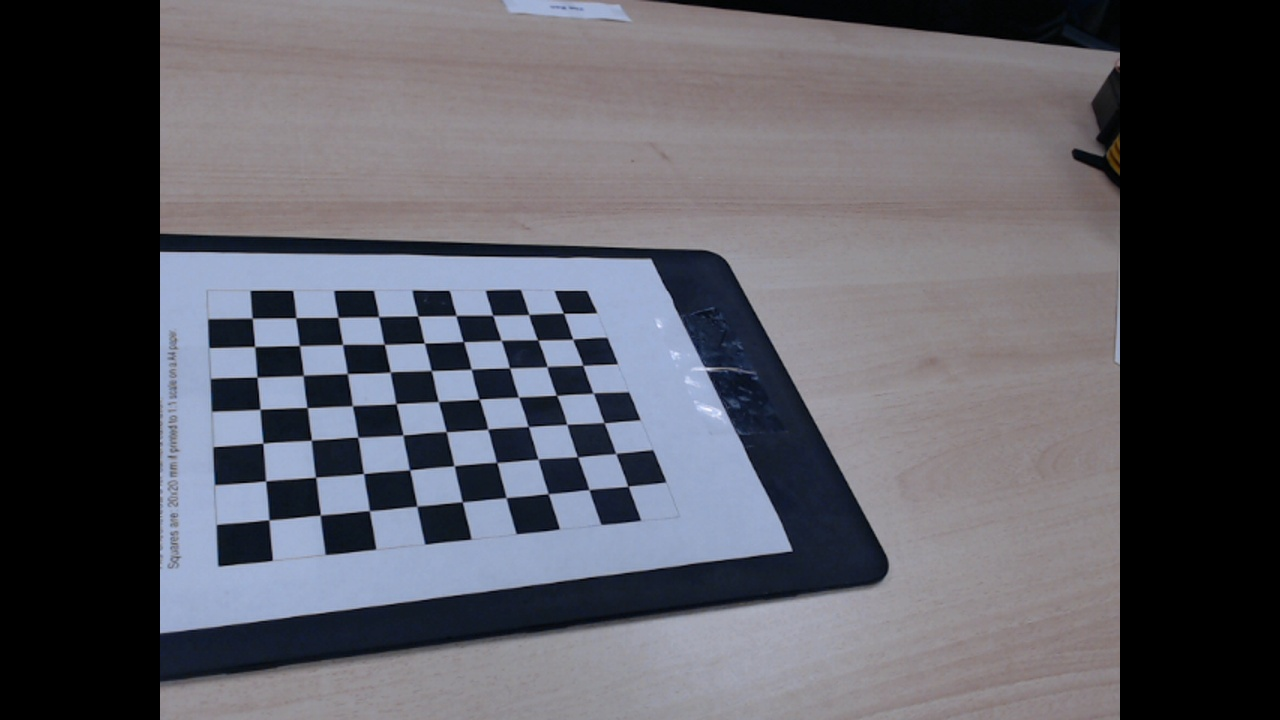
#> input picture image/group5_10_left.jpg, 1280 x 720 px; its folder holds 4 pictures in this run
$ python one_cam_calibration.py
#> lines starting #> are read from the running program, lines starting #| are printed output that depends on the picture; after the words box and inside, x2 and y2 are one past the last pixel; in counts of white or black regions, pixels touching at a corner belong together
import numpy as np
import cv2
import glob

IMAGES_PATH = 'image/*left.jpg'
PARA_SAVE_PATH = "parameters/parameters_left.yaml"

# Input all checkerboard images from one camera (prefer 10-20 images)
images = glob.glob(IMAGES_PATH)

# termination criteria (each small square in our checkerboard is 20mm x 20mm)
criteria = (cv2.TERM_CRITERIA_EPS + cv2.TERM_CRITERIA_MAX_ITER, 20, 0.001)

# prepare object points, like (0,0,0), (1,0,0), (2,0,0) ....,(6,5,0)
# our checkerboard has 7*9 corner points (see image folder)
objp = np.zeros((7*9,3), np.float32)
objp[:,:2] = np.mgrid[0:9,0:7].T.reshape(-1,2)

# Arrays to store object points and image points from all the images.
objpoints = [] # 3d point in real world space
imgpoints = [] # 2d points in image plane.
correct_idx = []

print("Manually check whether the corners are correct")
print("push 'a' for correct, push other key or wait 2 second for wrong")

for idx, fname in enumerate(images):
    img = cv2.imread(fname)
#> img is the input picture: shape (720, 1280, 3); mean B, G, R 98.1, 90.2, 90.4
    gray = cv2.cvtColor(img,cv2.COLOR_BGR2GRAY)
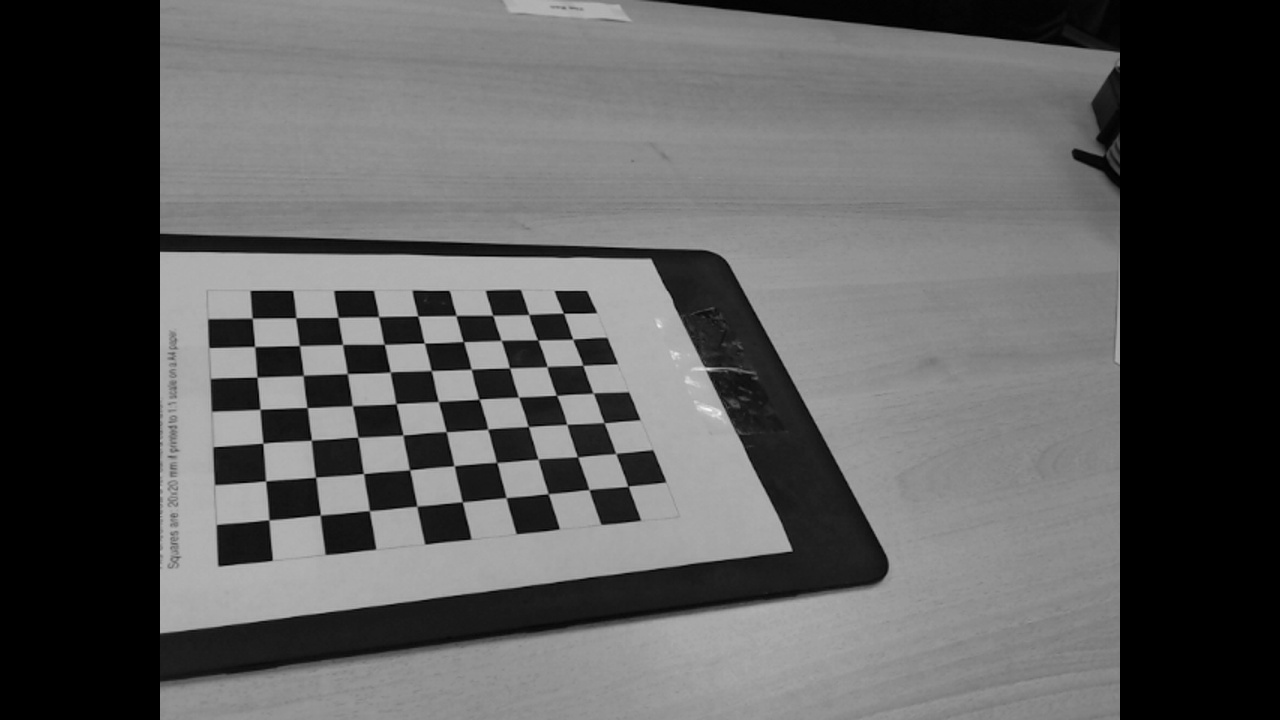
#> gray: shape (720, 1280); min 0, max 246, mean 91.2

    # Find the chess board corners
    ret, corners = cv2.findChessboardCorners(gray, (9,7),None)
#> ret = True; corners = 63 rows, first 8: [628.1, 486.4], [589.1, 489.8], [548, 493.9], [506.1, 497.6], [462.2, 501.9], [416.9, 506.3], [369.3, 510.7], [320.1, 515]

    # If found, add object points, image points (after refining them)
    if ret == True:
        corners2 = cv2.cornerSubPix(gray,corners,(11,11),(-1,-1),criteria)
#> corners2 = 63 rows, first 8: [628, 486.3], [589, 489.5], [548.3, 493.6], [506.1, 497.6], [462.3, 501.8], [416.8, 506.2], [369.4, 510.6], [320.4, 515.1]
        # Draw and display the corners
        img = cv2.drawChessboardCorners(img, (9,7), corners2,ret)
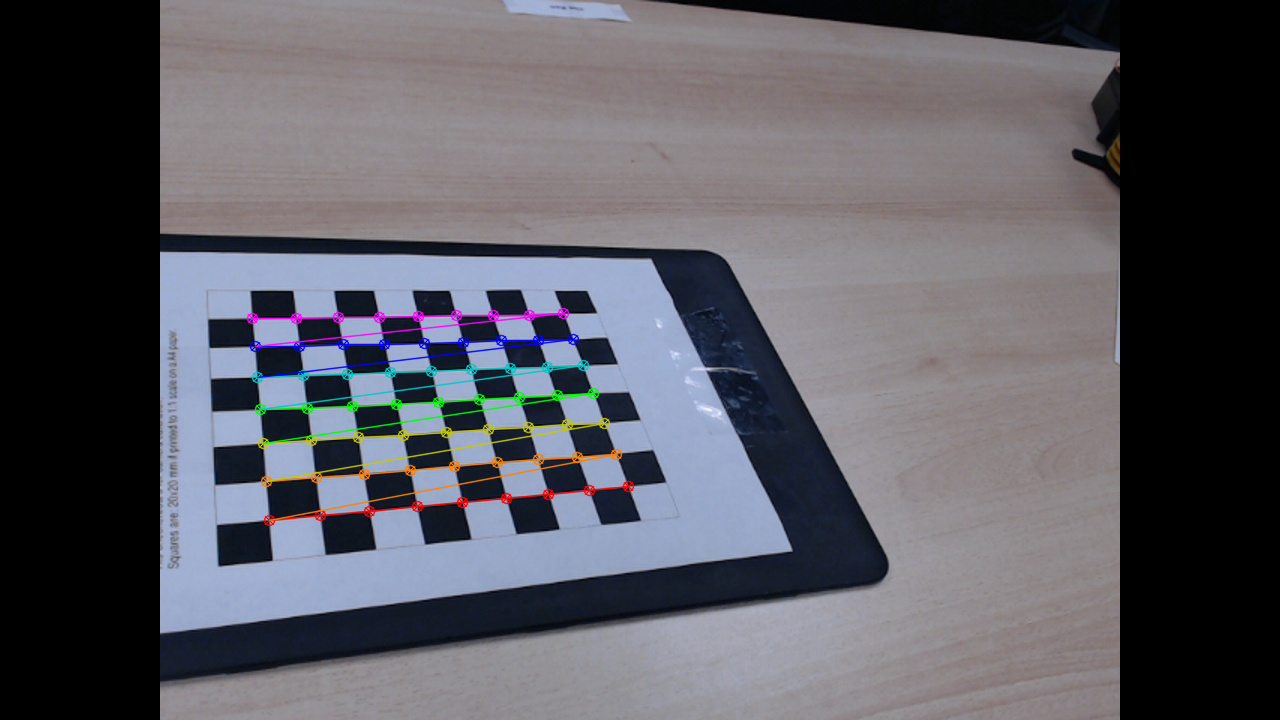
#> img: shape (720, 1280, 3); 1.9% of pixels changed, all inside (x1, y1, x2, y2) = (246, 307, 635, 527)
        cv2.putText(img, str(idx), (40, 50), cv2.FONT_HERSHEY_PLAIN, 2.0, (0, 0, 255), 2)
#> img: shape (720, 1280, 3); 0.01% of pixels changed, all inside (x1, y1, x2, y2) = (43, 29, 58, 50)
        cv2.imshow('img',img)
        key = cv2.waitKey(2000)
#> (key Esc is pressed here)
        if key & 0xFF == ord('a'):
            correct_idx.append(idx)
            objpoints.append(objp)
            imgpoints.append(corners2)
            continue
        else:
            continue
#> pass 2 of the loop `for idx, fname in enumerate(images):`:
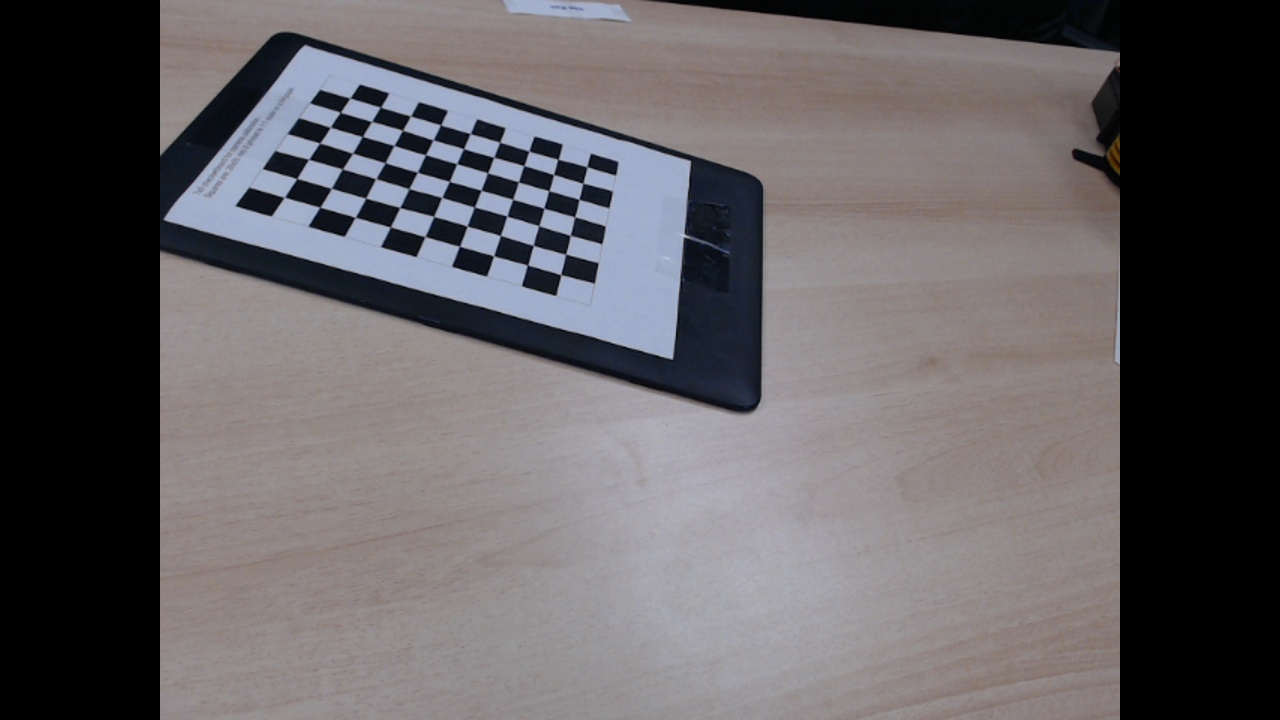
#> input picture image/group5_11_left.jpg, 1280 x 720 px
#> img is the input picture: shape (720, 1280, 3); mean B, G, R 97.7, 95, 98.5
#> `gray = cv2.cvtColor(img,cv2.COLOR_BGR2GRAY)`:
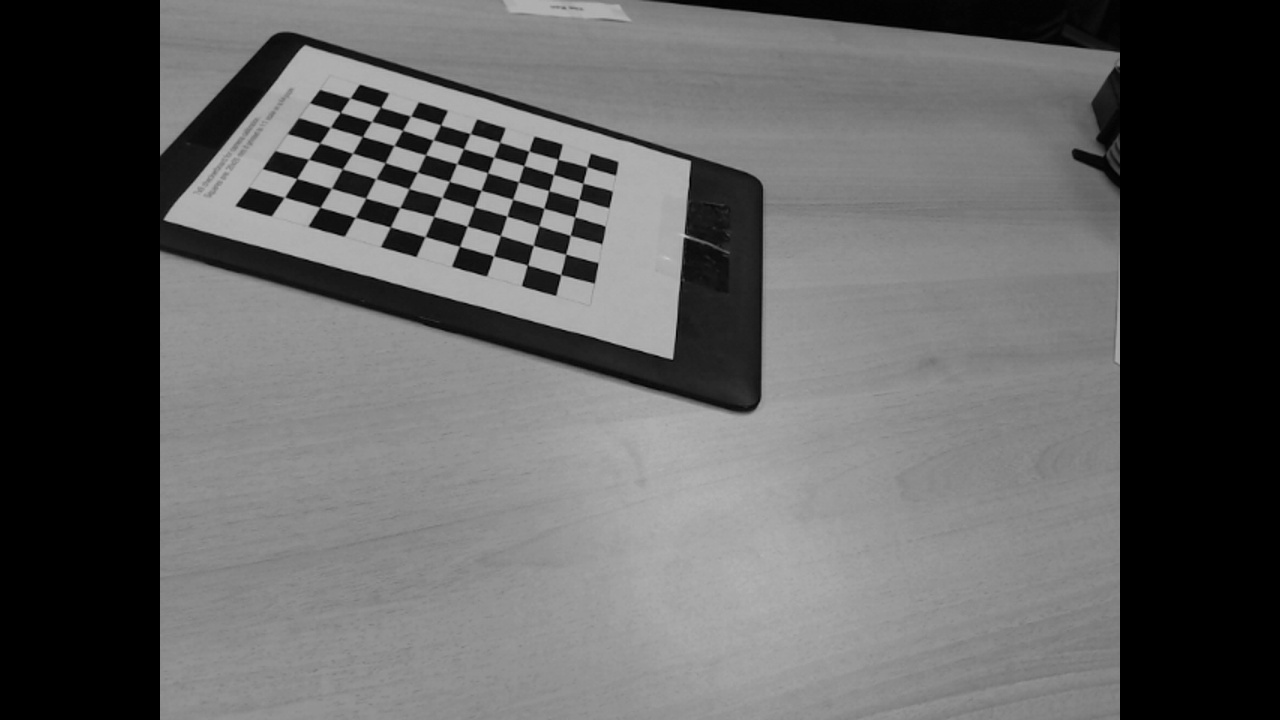
#> gray: shape (720, 1280); min 0, max 201, mean 96.3
#> corners = 63 rows, first 8: [350, 98], [380.6, 106.9], [410.8, 116], [440.6, 124.7], [470, 133.6], [499.6, 142.4], [528.9, 151.1], [557.9, 159.4]
#> corners2 = 63 rows, first 8: [350, 98.03], [380.4, 107.2], [410.5, 116.1], [440.6, 124.9], [470.2, 133.6], [499.7, 142.2], [528.8, 151.1], [558, 159.3]
#> `img = cv2.drawChessboardCorners(img, (9,7), corners2,ret)`:
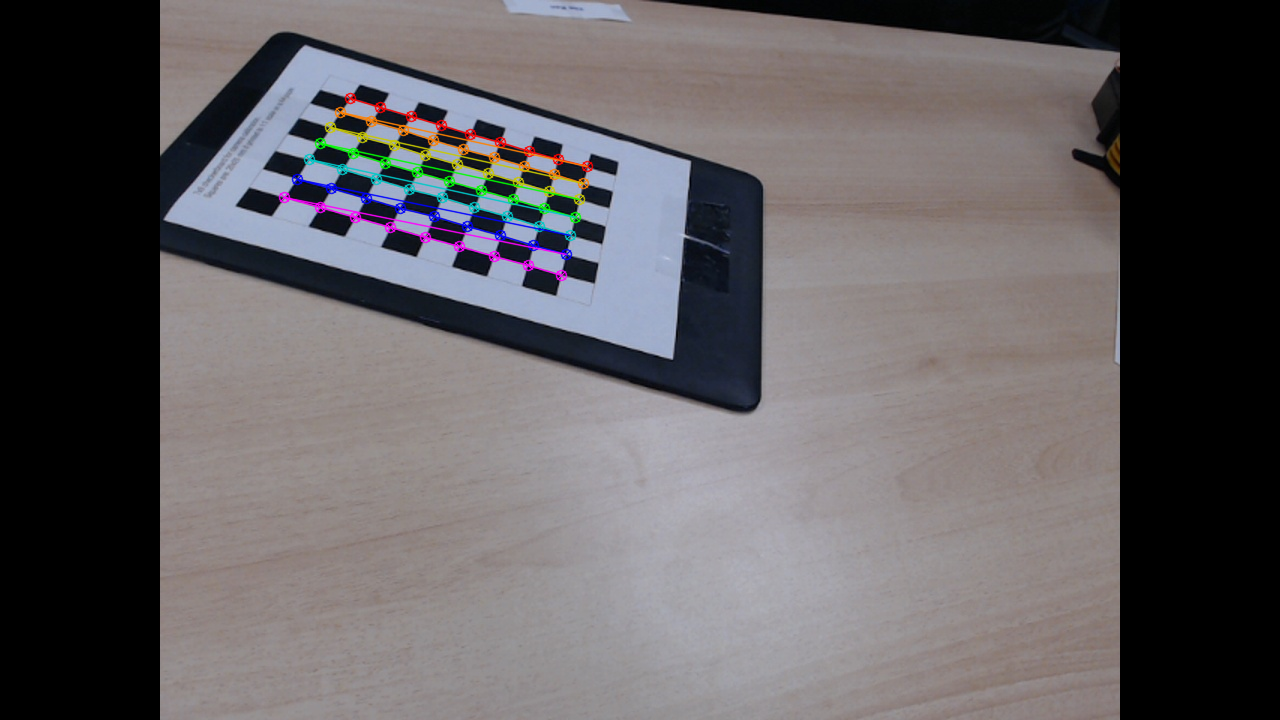
#> img: shape (720, 1280, 3); 1.54% of pixels changed, all inside (x1, y1, x2, y2) = (278, 92, 594, 282)
#> (key Enter is pressed here)
#> pass 3 of the loop `for idx, fname in enumerate(images):`:
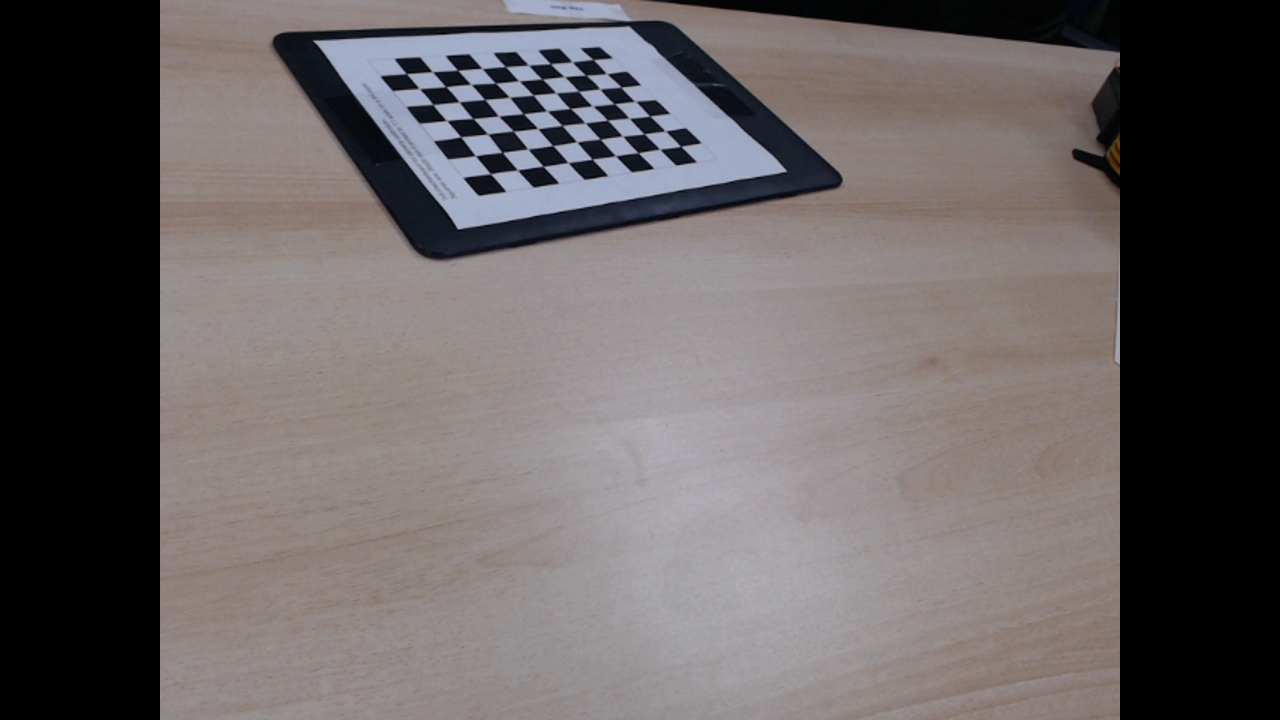
#> input picture image/group5_12_left.jpg, 1280 x 720 px
#> img is the input picture: shape (720, 1280, 3); mean B, G, R 97.3, 96.9, 102.5
#> `gray = cv2.cvtColor(img,cv2.COLOR_BGR2GRAY)`:
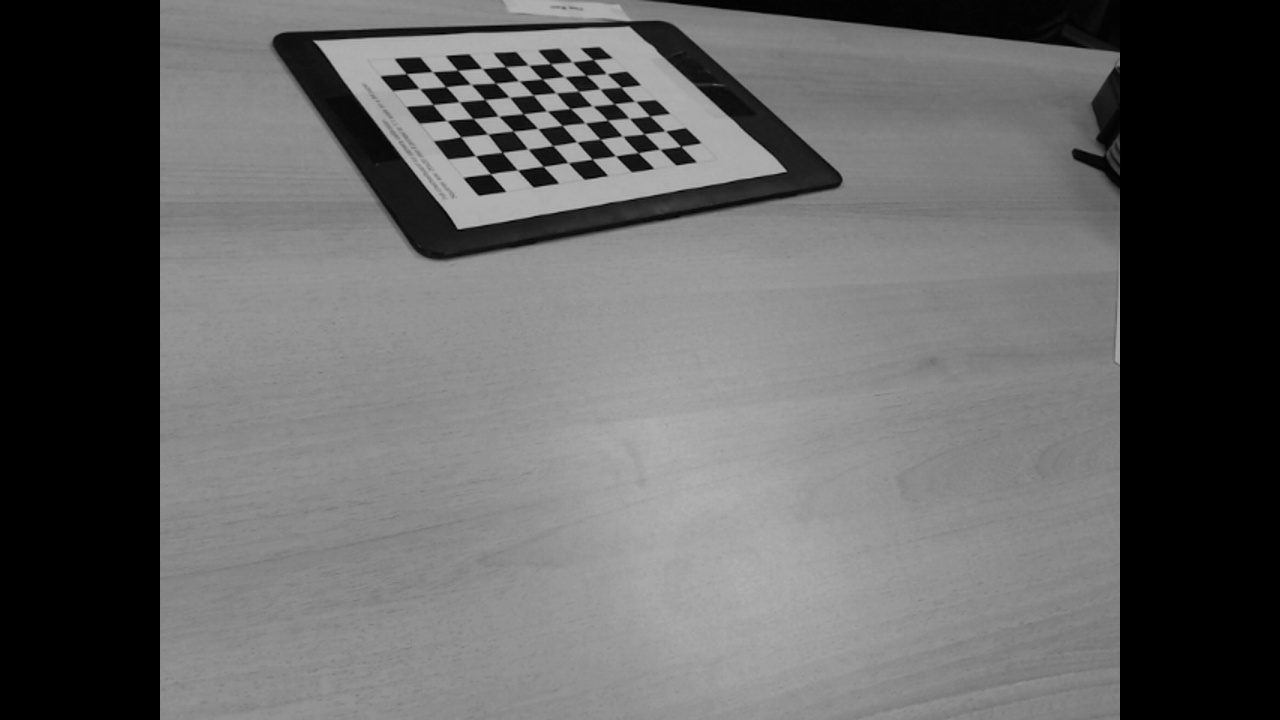
#> gray: shape (720, 1280); min 0, max 186, mean 98.6
#> corners = 63 rows, first 8: [680.8, 146.4], [659.6, 149.2], [638.3, 152.7], [615.7, 155.8], [592.2, 159.3], [568, 162.5], [543.2, 166.4], [517.5, 170]
#> corners2 = 63 rows, first 8: [680.8, 146.3], [659.8, 149.2], [638.1, 152.7], [615.5, 155.9], [592.1, 159.1], [568, 162.5], [543.2, 166.3], [517.4, 169.9]
#> `img = cv2.drawChessboardCorners(img, (9,7), corners2,ret)`:
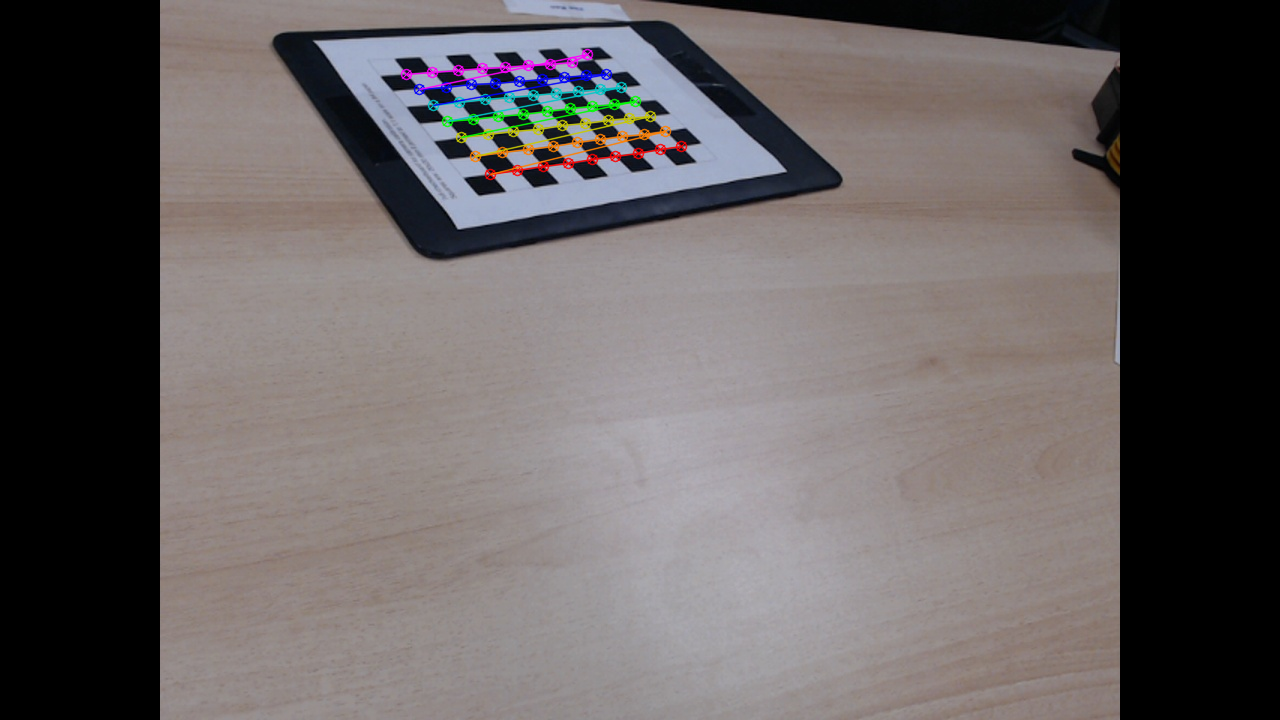
#> img: shape (720, 1280, 3); 1.23% of pixels changed, all inside (x1, y1, x2, y2) = (400, 48, 688, 181)
#> the loop made 4 passes; the first 3 are shown

print(correct_idx)
# Only use the images with "correct" corners for calibration
cv2.destroyAllWindows()
#> (the run stopped early here; a loop or call above may not have finished)
